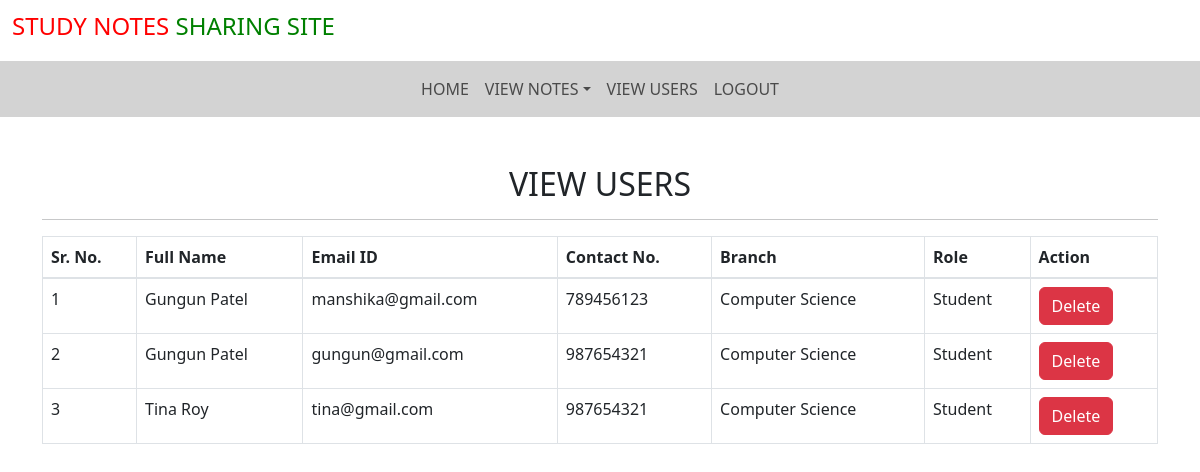
Screenshot of /view_users/ (signed in) with the database file from the repository.
### notes/models.py (models this page shows, shortened)
class Signup(models.Model):
    user = models.ForeignKey(User,on_delete=models.CASCADE)
    contact = models.CharField(max_length=10,null= True)
    branch = models.CharField(max_length=30)
    role = models.CharField(max_length=15)

### notes/views.py (the view)
# urls.py: path('view_users/', view_users,name='view_users'),
def view_users(request):
    if not request.user.is_authenticated:
        return redirect('login_admin')
    users = Signup.objects.all()
    d= {'users': users}
    return render(request,'view_users.html',d)

### notes/templates/view_users.html (shortened to what this page needs)
{% extends 'admin_nav.html' %}
{% load static%}
{% block body %}
<link rel="stylesheet" href="https://cdnjs.cloudflare.com/ajax/libs/twitter-bootstrap/5.3.0/css/bootstrap.min.css">
<link rel="stylesheet" href="https://cdn.datatables.net/2.1.8/css/dataTables.bootstrap5.css">
<div class="container mt-5">
    <h2 class="text-center">VIEW USERS</h2>
    <hr>
    <table class="table table-bordered" id ="example">
    <thead>
        <tr>
            <th>Sr. No. </th>
            <th>Full Name </th>
            <th>Email ID </th>
            <th>Contact No. </th>
            <th>Branch </th>
            <th>Role </th>
            <th>Action </th>
        </tr>
    </thead>
        <tbody>
        {% for i in users %}
        <tr>
            <td>{{forloop.counter}}</td>
            <td style="text-transform: capitalize">{{ i.user.first_name }} {{ i.user.last_name }}</td>
            <td>{{i.user.username}}</td>
            <td>{{i.contact}}</td>
            <td>{{i.branch}}</td>
            <td>{{i.role}}</td>
            <td><a href="{% url 'delete_users' i.user.id %}"class ="btn btn-danger" onclick="return confirm('Are you sure?')">Delete</a></td>
        </tr>
        {% endfor %}
    </tbody>
    </table>
</div>
{% endblock %}

### rows the page displays
Signup: user.first_name "Gungun", user.last_name "Patel", user.username "manshika@gmail.com", contact "789456123", branch "Computer Science", role "Student"
Signup: user.first_name "Gungun", user.last_name "Patel", user.username "gungun@gmail.com", contact "987654321", branch "Computer Science", role "Student"
Signup: user.first_name "Tina", user.last_name "Roy", user.username "tina@gmail.com", contact "987654321", branch "Computer Science", role "Student"
